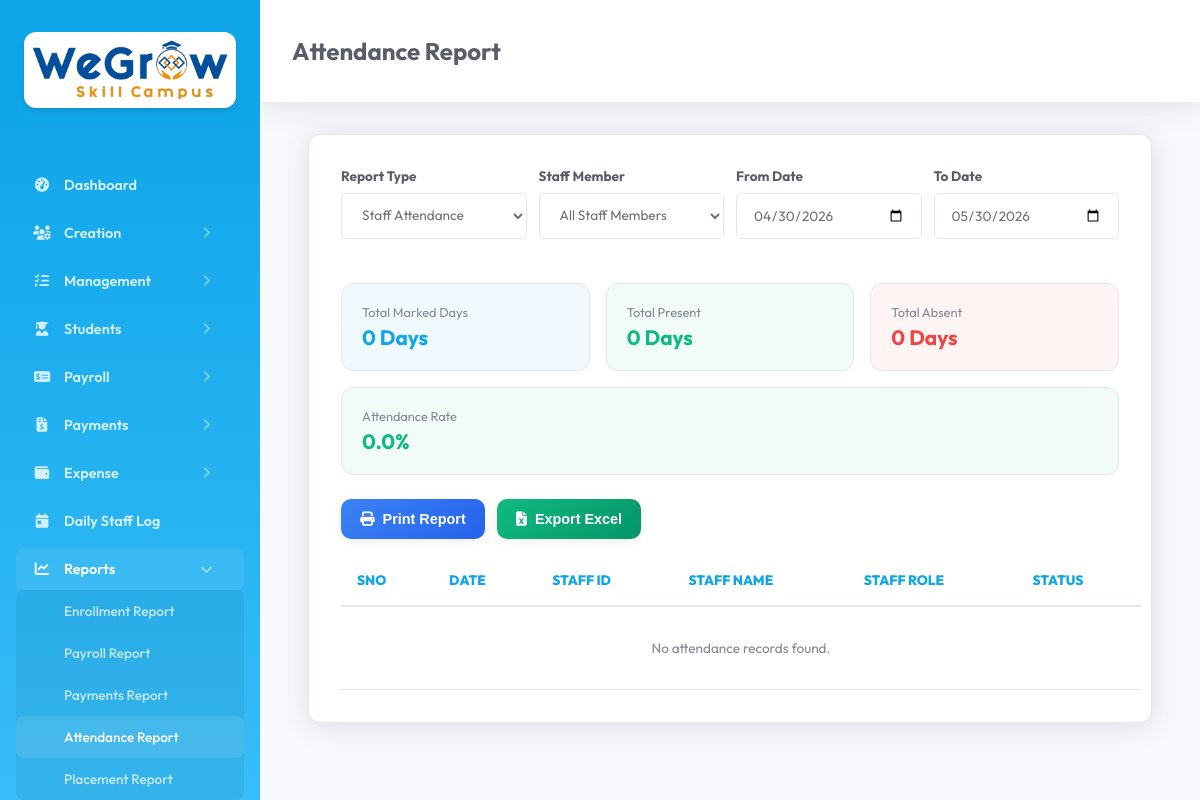
The page /report_attendance.php (signed in) on the database as committed earlier.
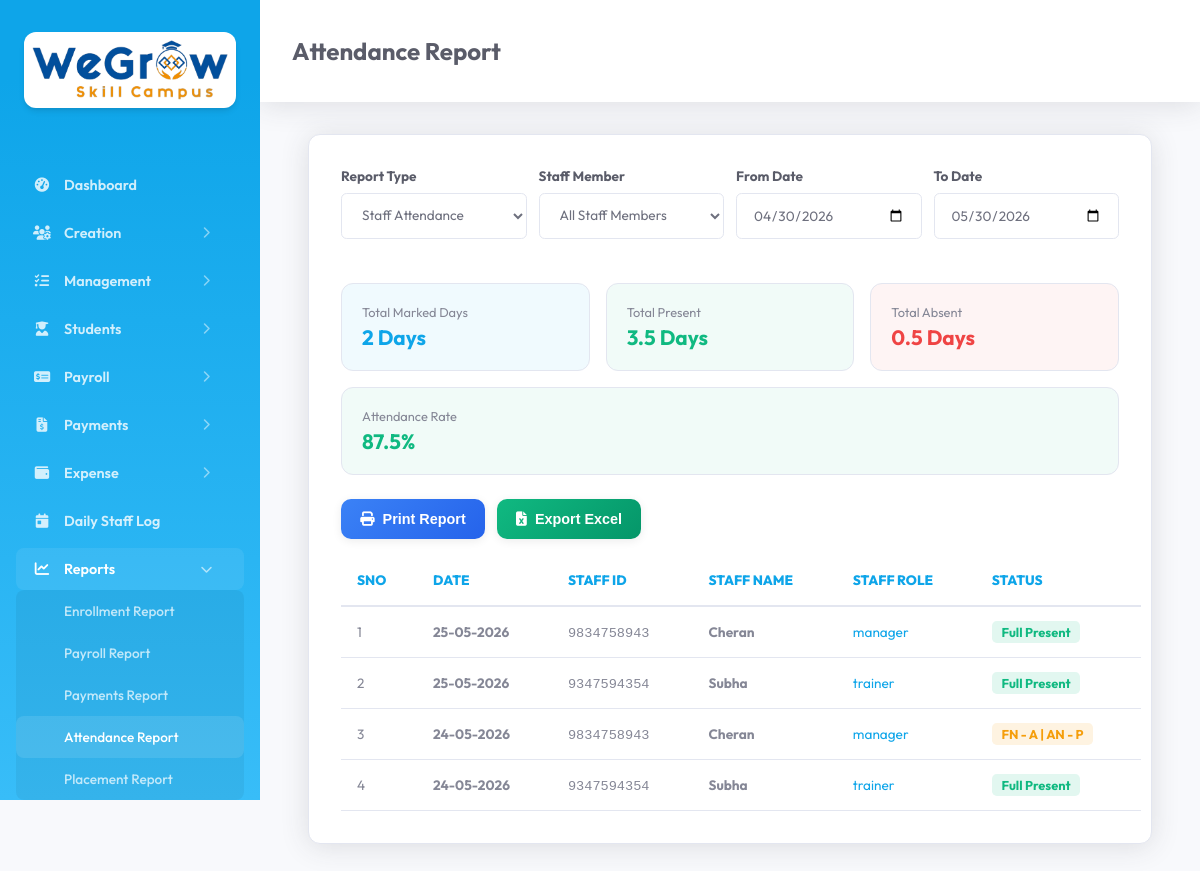
The same page on the database as committed later.
### tables this page shows
CREATE TABLE `tc_attendance` (
  `id` int(11) NOT NULL AUTO_INCREMENT,
  `created_date_time` datetime DEFAULT NULL,
  `updated_date_time` datetime DEFAULT NULL,
  `company_id` mediumtext DEFAULT NULL,
  `attendance_id` mediumtext DEFAULT NULL,
  `attendance_date` date DEFAULT NULL,
  `staff_id` mediumtext DEFAULT NULL,
  `staff_name` mediumtext DEFAULT NULL,
  `staff_number` mediumtext DEFAULT NULL,
  `staff_role` mediumtext DEFAULT NULL,
  `fn_present` mediumtext DEFAULT NULL,
  `an_present` mediumtext DEFAULT NULL,
  `present_code` mediumtext DEFAULT NULL,
  `deleted` int(11) NOT NULL DEFAULT 0,
  PRIMARY KEY (`id`)
);

### main/basic_functions.php (called while the page is built, shortened)
<?php
    class Basic_Functions extends Database {
        public $con;
        public function getQueryRecords($query, $params = []) {
            $con = $this->con;
            $stmt = $con->prepare($query);
            $stmt->execute($params);
            return $stmt->fetchAll();
        }
    }
?>

### report_attendance.php (the view, shortened to what the rows shown need)
<?php require_once 'common_file.php';
$from_page = 'Attendance Report';
$from_date = date('Y-m-d', strtotime('-30 days'));
$to_date = date('Y-m-d');
$report_type = 'staff';
$attendance_data = [];
if ($report_type === 'staff') {
    $where = "a.deleted = 0 AND a.company_id = :comp_id";
    $params = [':comp_id' => $_SESSION['company_id']];
    if (!empty($from_date)) {
        $where .= " AND a.attendance_date >= :from_date";
        $params[':from_date'] = $from_date;
    }
    if (!empty($to_date)) {
        $where .= " AND a.attendance_date <= :to_date";
        $params[':to_date'] = $to_date;
    }
    $query = "SELECT a.*
              FROM {$GLOBALS['attendance_table']} a
              WHERE $where
              ORDER BY a.attendance_date DESC, a.staff_name ASC";
    $attendance_data = $bf->getQueryRecords($query, $params);
}
?>
<!DOCTYPE html>
<html lang="en">
<head>
    <link rel="stylesheet" href="assets/css/style.css">
</head>
<body>
    <?php include 'sidebar.php'; ?>
    <div class="main-content update_content">
        <div class="header">
            <h2><?php echo htmlspecialchars($from_page); ?></h2>
        </div>
        <div class="module-section">
            <div id="attendance_report_container">
                <table class="responsive table table-bordered" id="attendance_report_table">
                    <thead>
                        <tr>
                            <th>Sno</th>
                            <th>Date</th>
                            <?php if ($report_type === 'staff'): ?>
                                <th>Staff ID</th>
                                <th>Staff Name</th>
                                <th>Staff Role</th>
                            <?php endif; ?>
                            <th>Status</th>
                        </tr>
                    </thead>
                    <tbody>
                        <?php
                            $sno = 1;
                            if(!empty($attendance_data)) {
                                foreach ($attendance_data as $row) {
                                    $status_badge = '';
                                    switch ($row['present_code']) {
                                        case 'PP':
                                            $status_badge = '<span class="status-badge" style="background: rgba(16,185,129,0.12); color: #10b981; font-weight: 700; padding: 0.2rem 0.6rem; border-radius: 0.3rem; font-size: 0.8rem;">Full Present</span>';
                                            break;
                                        case 'AP':
                                            $status_badge = '<span class="status-badge" style="background: rgba(245,158,11,0.12); color: #f59e0b; font-weight: 700; padding: 0.2rem 0.6rem; border-radius: 0.3rem; font-size: 0.8rem;">FN - A | AN - P</span>';
                                            break;
                                    }
                        ?>
                                    <tr>
                                        <td><?php echo $sno++; ?></td>
                                        <td><strong><?php echo date('d-m-Y', strtotime($row['attendance_date'])); ?></strong></td>
                                        <?php if ($report_type === 'staff'): ?>
                                            <td><span style="font-family: monospace; color: var(--text-muted);"><?php echo htmlspecialchars($row['staff_number']); ?></span></td>
                                            <td><strong><?php echo htmlspecialchars($row['staff_name']); ?></strong></td>
                                            <td><span class="status-badge" style="background: var(--primary-light); color: var(--primary);"><?php echo htmlspecialchars($row['staff_role']); ?></span></td>
                                        <?php endif; ?>
                                        <td><?php echo $status_badge; ?></td>
                                    </tr>
                                <?php } ?>
                            <?php } else { ?>
                                <tr>
                                    <td colspan="7" style="text-align:center; padding: 2rem; color: var(--text-muted);">No attendance records found.</td>
                                </tr>
                        <?php } ?>
                    </tbody>
                </table>
            </div>
        </div>
    </div>
</body>
</html>

Rows that differ between the two databases and show on the page:
added tc_attendance: attendance_date "25-05-2026", staff_number "9834758943", staff_name "Cheran", staff_role "manager", present_code "Full Present"
added tc_attendance: attendance_date "25-05-2026", staff_number "9347594354", staff_name "Subha", staff_role "trainer", present_code "Full Present"
added tc_attendance: attendance_date "24-05-2026", staff_number "9834758943", staff_name "Cheran", staff_role "manager", present_code "FN - A | AN - P"
added tc_attendance: attendance_date "24-05-2026", staff_number "9347594354", staff_name "Subha", staff_role "trainer", present_code "Full Present"
Other text that changed with them:
$total_days: "0" → "2"
$total_present_days: "0" → "3.5"
$total_absent_days: "0" → "0.5"
$attendance_rate: "0.0" → "87.5"
text no longer shown: "No attendance records found."
